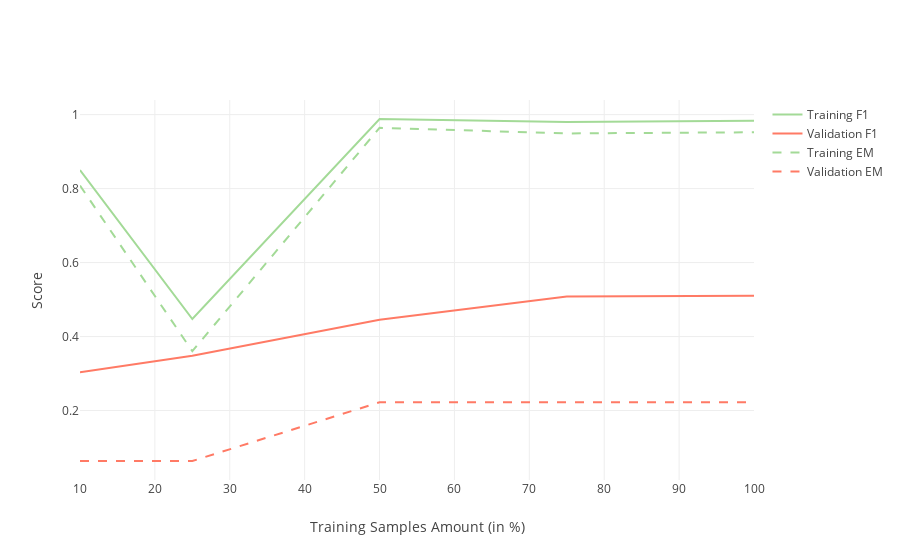

Notebook code for this chart:
### Markdown cell above
### Curvas de Aprendizado sem K-Fold e com ELMo, com Word Embeddings de 600 dimensões e respostas adicionais apenas para dev.

### Code cell
metrics_single_fold_elmo_reduced_path = "{}/metrics/single_fold_elmo_reduced".format(os.getcwd())
plot_single_fold(metrics_single_fold_elmo_reduced_path)

### Figure 1 — Plotly figure (JSON) as saved in the notebook; plotly's stock layout.template omitted (floating-point values rounded to 4 significant figures)
{"data": [{"line": {"color": "rgb(163,218,151)"}, "mode": "lines", "name": "Training F1", "type": "scatter", "uid": "5056461c-15d2-42dc-b571-30060c7ef2f1", "x": ["10", "25", "50", "75", "100"], "y": [0.8501, 0.4474, 0.9881, 0.9797, 0.9836]}, {"line": {"color": "rgb(255,122,101)"}, "mode": "lines", "name": "Validation F1", "type": "scatter", "uid": "73dad91e-dd64-4fb3-9372-f92d495d9981", "x": ["10", "25", "50", "75", "100"], "y": [0.3031, 0.3479, 0.4455, 0.5083, 0.5101]}, {"line": {"color": "rgb(163,218,151)", "dash": "dash"}, "mode": "lines", "name": "Training EM", "type": "scatter", "uid": "805747de-1a1a-4c10-8cbe-37a6e854e8e4", "x": ["10", "25", "50", "75", "100"], "y": [0.8082, 0.3603, 0.9643, 0.9491, 0.9522]}, {"line": {"color": "rgb(255,122,101)", "dash": "dash"}, "mode": "lines", "name": "Validation EM", "type": "scatter", "uid": "89ea93fb-e427-4a62-9fd5-80128c265d71", "x": ["10", "25", "50", "75", "100"], "y": [0.06349, 0.06349, 0.2222, 0.2222, 0.2222]}], "layout": {"title": {"text": ""}, "xaxis": {"title": {"text": "Training Samples Amount (in %)"}}, "yaxis": {"title": {"text": "Score"}}}}
